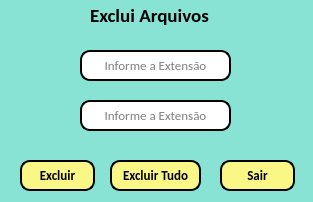
<?xml version="1.0" encoding="UTF-8"?>
<ui version="4.0">
 <class>Dialog</class>
 <widget class="QDialog" name="Dialog">
  <property name="geometry">
   <rect>
    <x>0</x>
    <y>0</y>
    <width>313</width>
    <height>202</height>
   </rect>
  </property>
  <property name="contextMenuPolicy">
   <enum>Qt::DefaultContextMenu</enum>
  </property>
  <property name="windowTitle">
   <string>Exclui Arquivos</string>
  </property>
  <property name="styleSheet">
   <string notr="true">background-color: #89e3d4</string>
  </property>
  <widget class="QLabel" name="label">
   <property name="geometry">
    <rect>
     <x>90</x>
     <y>0</y>
     <width>131</width>
     <height>31</height>
    </rect>
   </property>
   <property name="font">
    <font>
     <family>Calibri</family>
     <pointsize>14</pointsize>
     <weight>75</weight>
     <bold>true</bold>
    </font>
   </property>
   <property name="text">
    <string>Exclui Arquivos</string>
   </property>
  </widget>
  <widget class="QToolButton" name="excluir_label">
   <property name="geometry">
    <rect>
     <x>20</x>
     <y>160</y>
     <width>75</width>
     <height>31</height>
    </rect>
   </property>
   <property name="font">
    <font>
     <family>Calibri</family>
     <pointsize>10</pointsize>
     <weight>75</weight>
     <bold>true</bold>
     <underline>false</underline>
     <strikeout>false</strikeout>
    </font>
   </property>
   <property name="cursor">
    <cursorShape>PointingHandCursor</cursorShape>
   </property>
   <property name="mouseTracking">
    <bool>true</bool>
   </property>
   <property name="styleSheet">
    <string notr="true">background-color:#faf786;
border-radius:10px;
cursor:pointer;
color:black;
text-decoration:none;
border:2px solid black;
	</string>
   </property>
   <property name="text">
    <string>Excluir</string>
   </property>
   <property name="checkable">
    <bool>false</bool>
   </property>
  </widget>
  <widget class="QToolButton" name="excluir_tudo_label">
   <property name="geometry">
    <rect>
     <x>110</x>
     <y>160</y>
     <width>91</width>
     <height>31</height>
    </rect>
   </property>
   <property name="font">
    <font>
     <family>Calibri</family>
     <pointsize>10</pointsize>
     <weight>75</weight>
     <bold>true</bold>
     <underline>false</underline>
     <strikeout>false</strikeout>
    </font>
   </property>
   <property name="cursor">
    <cursorShape>PointingHandCursor</cursorShape>
   </property>
   <property name="styleSheet">
    <string notr="true">background-color:#faf786;
	border-radius:10px;
	border:1.5px solid black;
	cursor:pointer;
	color:black;
	text-decoration:none;</string>
   </property>
   <property name="text">
    <string>Excluir Tudo</string>
   </property>
  </widget>
  <widget class="QToolButton" name="sair_label">
   <property name="geometry">
    <rect>
     <x>220</x>
     <y>160</y>
     <width>75</width>
     <height>31</height>
    </rect>
   </property>
   <property name="font">
    <font>
     <family>Calibri</family>
     <pointsize>10</pointsize>
     <weight>75</weight>
     <bold>true</bold>
     <underline>false</underline>
     <strikeout>false</strikeout>
    </font>
   </property>
   <property name="cursor">
    <cursorShape>PointingHandCursor</cursorShape>
   </property>
   <property name="styleSheet">
    <string notr="true">background-color:#faf786;
	border-radius:10px;
	border:1.5px solid black;
	cursor:pointer;
	color:black;
	text-decoration:none;</string>
   </property>
   <property name="text">
    <string>Sair</string>
   </property>
  </widget>
  <widget class="QLineEdit" name="line_ext">
   <property name="geometry">
    <rect>
     <x>80</x>
     <y>100</y>
     <width>151</width>
     <height>31</height>
    </rect>
   </property>
   <property name="font">
    <font>
     <family>Calibri</family>
     <pointsize>10</pointsize>
    </font>
   </property>
   <property name="styleSheet">
    <string notr="true">background-color : rgb(255, 255, 255);
border-radius: 10px ;
border-style: outset;
border-width: 2px</string>
   </property>
   <property name="alignment">
    <set>Qt::AlignCenter</set>
   </property>
   <property name="placeholderText">
    <string>Informe a Extensão</string>
   </property>
  </widget>
  <widget class="QLabel" name="label_3">
   <property name="geometry">
    <rect>
     <x>40</x>
     <y>80</y>
     <width>51</width>
     <height>71</height>
    </rect>
   </property>
   <property name="text">
    <string/>
   </property>
   <property name="pixmap">
    <pixmap>14796741191530273515-32.png</pixmap>
   </property>
  </widget>
  <widget class="QLabel" name="label_2">
   <property name="geometry">
    <rect>
     <x>50</x>
     <y>50</y>
     <width>47</width>
     <height>31</height>
    </rect>
   </property>
   <property name="text">
    <string/>
   </property>
   <property name="pixmap">
    <pixmap>8924699331558965375-24.png</pixmap>
   </property>
  </widget>
  <widget class="QLineEdit" name="line_user">
   <property name="geometry">
    <rect>
     <x>80</x>
     <y>50</y>
     <width>151</width>
     <height>31</height>
    </rect>
   </property>
   <property name="font">
    <font>
     <family>Calibri</family>
     <pointsize>10</pointsize>
    </font>
   </property>
   <property name="styleSheet">
    <string notr="true">background-color : rgb(255, 255, 255);
border-radius: 10px ;
border-style: outset;
border-width: 2px</string>
   </property>
   <property name="alignment">
    <set>Qt::AlignCenter</set>
   </property>
   <property name="placeholderText">
    <string>Informe a Extensão</string>
   </property>
  </widget>
  <zorder>label_3</zorder>
  <zorder>label_2</zorder>
  <zorder>label</zorder>
  <zorder>excluir_label</zorder>
  <zorder>excluir_tudo_label</zorder>
  <zorder>sair_label</zorder>
  <zorder>line_ext</zorder>
  <zorder>line_user</zorder>
 </widget>
 <resources/>
 <connections/>
</ui>
